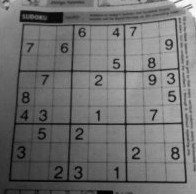
#> input picture Samples/Python-CV2/material/dave.jpg, 196 x 194 px
$ python '16. hough_line_demo.py'
#> lines starting #> are read from the running program, lines starting #| are printed output that depends on the picture; after the words box and inside, x2 and y2 are one past the last pixel; in counts of white or black regions, pixels touching at a corner belong together
# 霍夫直线变换
# ex2tron 22017年11月22日
# http://ex2tron.top
# 官方python-opencv文档：
# http://opencv-python-tutroals.readthedocs.io/en/latest/py_tutorials/py_imgproc/py_houghlines/py_houghlines.html


import cv2
import numpy as np

img = cv2.imread('material/dave.jpg')
#> img is the input picture: shape (194, 196, 3); min 0, max 255, mean 111.5
gray = cv2.cvtColor(img, cv2.COLOR_BGR2GRAY)
edges = cv2.Canny(gray, 50, 150, apertureSize=3)
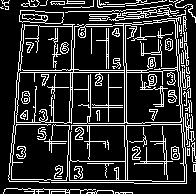
#> edges: shape (194, 196); 18.3% white in thin lines or dots


lines = cv2.HoughLines(edges, 1, np.pi / 180, 2)


for rho, theta in lines[0]:
    a = np.cos(theta)
    b = np.sin(theta)
    x0 = a * rho
    y0 = b * rho
    x1 = int(x0 + 1000 * (-b))
    y1 = int(y0 + 1000 * (a))
    x2 = int(x0 - 1000 * (-b))
    y2 = int(y0 - 1000 * (a))

    cv2.line(img, (x1, y1), (x2, y2), (0, 0, 255), 2)
#> this loop made 1 pass
#> (rho, theta, a, b, x0, y0, x1, y1) on pass 1: (75, 0.0349, 0.999, 0.0349, 74.95, 2.62, 40, 1002)
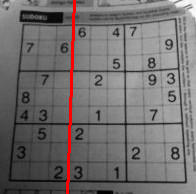
#> img: shape (194, 196, 3); 1.53% of pixels changed, all inside (x1, y1, x2, y2) = (66, 0, 76, 194)

cv2.imshow('img', img)
cv2.waitKey(0)
